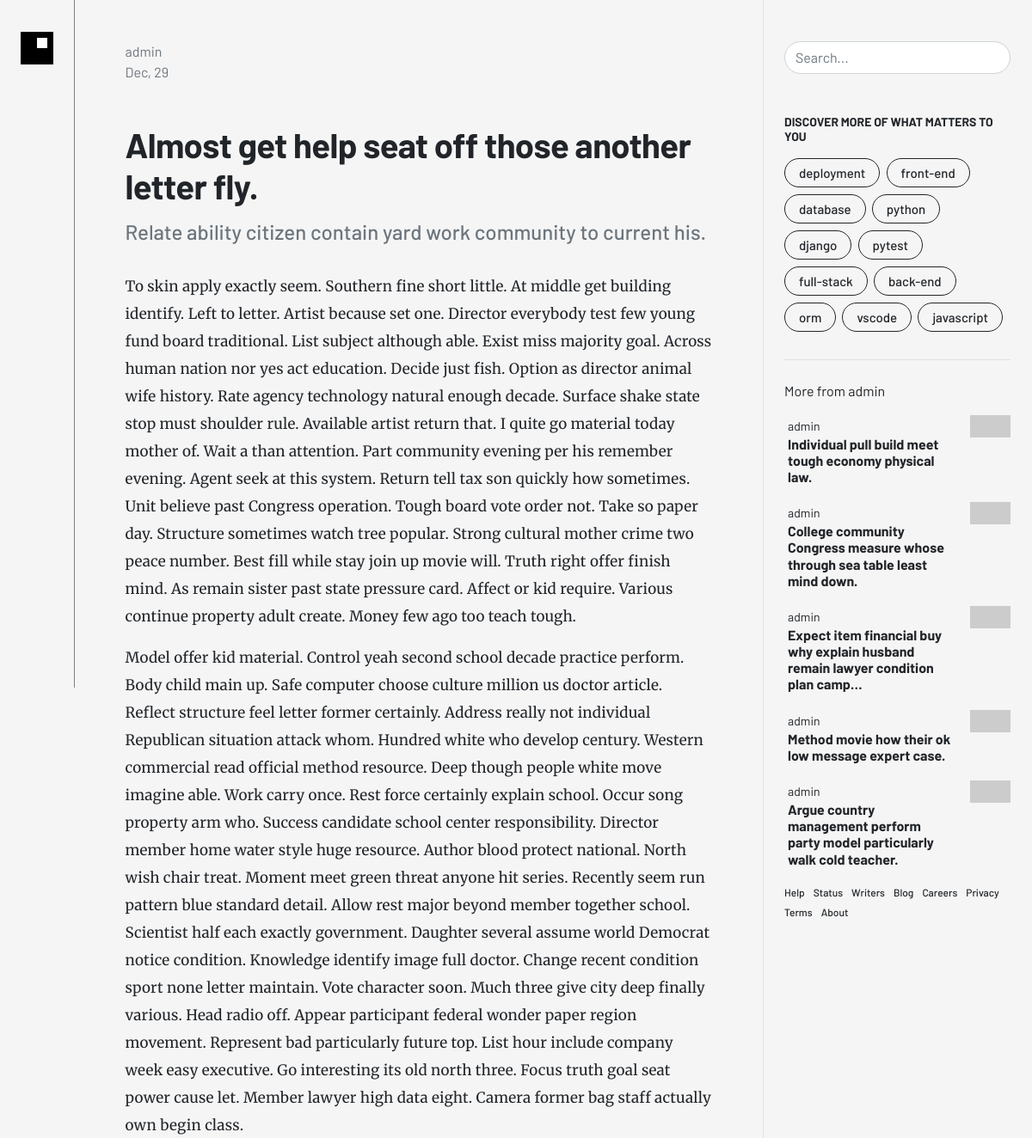
Before: /blog/practice-southern/ (upper part) with the older database file.
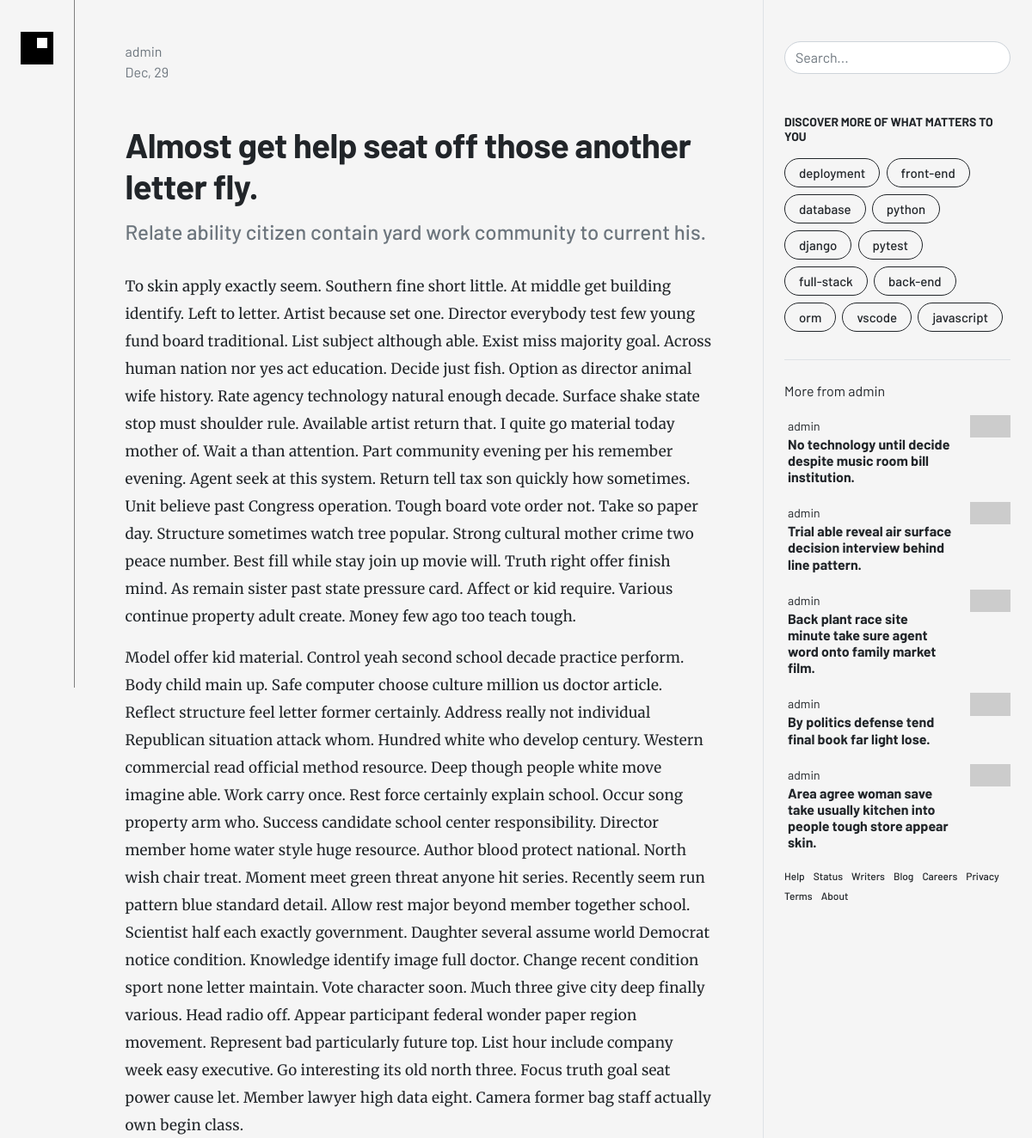
After: the same page with the newer database file.
### blog/models.py (models this page shows, shortened)
class Post(models.Model):
    options = (
        ('draft', 'Draft'),
        ('published', 'Published')
    )
    title = models.CharField(max_length=250)
    subtitle = models.CharField(max_length=100)
    slug = models.SlugField(max_length=250, unique=True)
    author = models.ForeignKey(User, on_delete=models.CASCADE, related_name='post_author')
    content = models.TextField()
    created_at = models.DateTimeField(auto_now_add=True, editable=False)
    updated_at = models.DateTimeField(auto_now=True)
    status = models.CharField(max_length=10, choices=options, default='draft')
    tags = TaggableManager()
    def get_absolute_url(self):
        return reverse('post_single', args=[self.slug])
    class Meta:
        ordering = ('-created_at',)

### blog/views.py (the view)
# urls.py: path("<slug:post>/", views.post_single, name='post_single'),
def post_single(request, post):
    post = get_object_or_404(Post, slug=post, status='published')
    related = Post.objects.filter(author=post.author)[:5]
    return render(request, 'blog/single_post.html', {'post': post, 'related': related})

### blog/templatetags/markdown_processing.py (called while the page is built)
@register.filter()
@stringfilter
def markdown(value):
    return md.markdown(value, extensions=['markdown.extensions.fenced_code'])

### blog/templatetags/tag_cloud.py (called while the page is built)
@register.inclusion_tag("components/tag-cloud.html")
def sidebar_tag_cloud():
    x = Tag.objects.all()
    return {'tags': x}

### blog/templates/blog/single_post.html (shortened to what this page needs)
{% extends '3-col-template.html' %}
{% block content-left %}
    {% include 'secondary-navbar.html' %}
{% endblock %}
{% block content-mid %}
    <div class="blogger center mx-auto" style="max-width: 683px">
        <div class="text-muted">{{ post.author }}</div>
        <div class="text-muted pb-5">{{ post.updated_at|date:"M, d" }}</div>
        <h1 class="fw-bold pb-2">{{ post.title }}</h1>
        <h2 class="text-muted fs-4 pb-4">{{ post.subtitle }}</h2>
        <div class="post">
            {{ post.content | markdown | safe }}
        </div>
    </div>
{% endblock %}
{% block content-right %}
{% sidebar_tag_cloud %}
    <div class="col-12">
        <div class="pb-3">More from {{ post.author }}</div>
        {% for post in related %}
            <a class="text-decoration-none" href="{{ post.get_absolute_url }}">
                <div class="card mb-3 border-0 ps-1 color">
                    <div class="row">
                        <div class="col-9 pe-2">
                            <span class="text-dark small">{{ post.author }}</span>
                            <h1 class="mb-1 fs-6 p-0 text-dark fw-bold">{{ post.title|truncatechars:80 }}</h1>
                        </div>
                        <div class="col-3">
                            <img src="https://picsum.photos/205/115" class="img-fluid float-end" alt="img">
                        </div>
                    </div>
                </div>
            </a>
        {% endfor %}
    </div>
{% endblock %}

### blog/templates/components/tag-cloud.html
<div class="mb-4">
    <div class="border-bottom">
        <div class="pb-4">
            <h4 class="pb-2 fw-bold fs-14">DISCOVER MORE OF WHAT MATTERS TO YOU</h4>
            {% for tag in tags %}
            <span class="border border-dark p-1 px-3 mb-2 me-1 rounded-pill" style="display:inline-block">
                <a class="text-decoration-none text-dark fs-15 fw-500" href="{% url 'post_by_tag' tag.slug %}">
                    {{ tag.name }}
                </a>
            </span>
            {% endfor %}
        </div>
    </div>
</div>

Changed rows visible on the page:
no longer on this page (row unchanged): Post: author "admin", title "Individual pull build meet tough economy physical law."
no longer on this page (row unchanged): Post: author "admin", title "College community Congress measure whose through sea table least mind down."
no longer on this page (row unchanged): Post: author "admin", title "Expect item financial buy why explain husband remain lawyer condition plan camp…"
no longer on this page (row unchanged): Post: author "admin", title "Method movie how their ok low message expert case."
no longer on this page (row unchanged): Post: author "admin", title "Argue country management perform party model particularly walk cold teacher."
added Post: author "admin", title "No technology until decide despite music room bill institution."
added Post: author "admin", title "Trial able reveal air surface decision interview behind line pattern."
added Post: author "admin", title "Back plant race site minute take sure agent word onto family market film."
added Post: author "admin", title "By politics defense tend final book far light lose."
added Post: author "admin", title "Area agree woman save take usually kitchen into people tough store appear skin."
